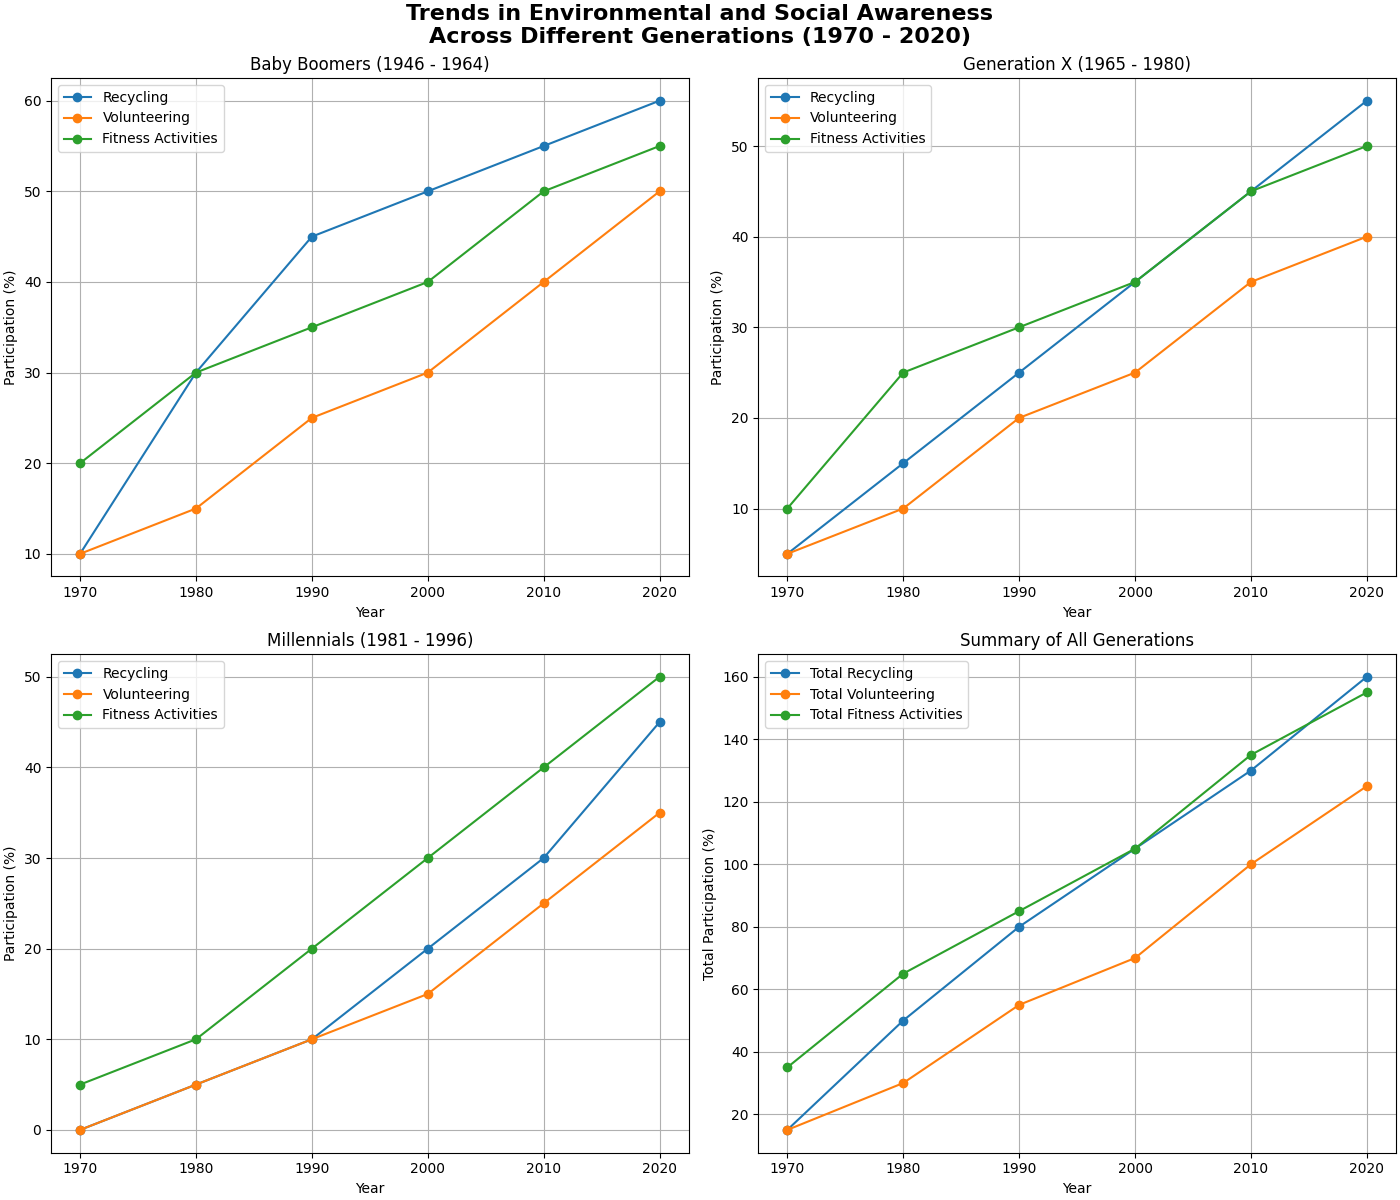

This figure's Python source:
import matplotlib.pyplot as plt
import numpy as np

# Define the years
years = np.arange(1970, 2021, 10)

# Participation percentages (in %)
# Data for Baby Boomers
recycling_boomers = [10, 30, 45, 50, 55, 60]
volunteering_boomers = [10, 15, 25, 30, 40, 50]
fitness_boomers = [20, 30, 35, 40, 50, 55]

# Data for Generation X
recycling_genx = [5, 15, 25, 35, 45, 55]
volunteering_genx = [5, 10, 20, 25, 35, 40]
fitness_genx = [10, 25, 30, 35, 45, 50]

# Data for Millennials
recycling_millennials = [0, 5, 10, 20, 30, 45]
volunteering_millennials = [0, 5, 10, 15, 25, 35]
fitness_millennials = [5, 10, 20, 30, 40, 50]

fig, axs = plt.subplots(2, 2, figsize=(14, 12), constrained_layout=True)

# Line plots for each generation
axs[0, 0].plot(years, recycling_boomers, label='Recycling', marker='o')
axs[0, 0].plot(years, volunteering_boomers, label='Volunteering', marker='o')
axs[0, 0].plot(years, fitness_boomers, label='Fitness Activities', marker='o')
axs[0, 0].set_title('Baby Boomers (1946 - 1964)')
axs[0, 0].set_xlabel('Year')
axs[0, 0].set_ylabel('Participation (%)')
axs[0, 0].legend()
axs[0, 0].grid(True)

axs[0, 1].plot(years, recycling_genx, label='Recycling', marker='o')
axs[0, 1].plot(years, volunteering_genx, label='Volunteering', marker='o')
axs[0, 1].plot(years, fitness_genx, label='Fitness Activities', marker='o')
axs[0, 1].set_title('Generation X (1965 - 1980)')
axs[0, 1].set_xlabel('Year')
axs[0, 1].set_ylabel('Participation (%)')
axs[0, 1].legend()
axs[0, 1].grid(True)

axs[1, 0].plot(years, recycling_millennials, label='Recycling', marker='o')
axs[1, 0].plot(years, volunteering_millennials, label='Volunteering', marker='o')
axs[1, 0].plot(years, fitness_millennials, label='Fitness Activities', marker='o')
axs[1, 0].set_title('Millennials (1981 - 1996)')
axs[1, 0].set_xlabel('Year')
axs[1, 0].set_ylabel('Participation (%)')
axs[1, 0].legend()
axs[1, 0].grid(True)

# Summary plot
axs[1, 1].plot(years, np.array(recycling_boomers) + np.array(recycling_genx) + np.array(recycling_millennials), 
               label='Total Recycling', marker='o')
axs[1, 1].plot(years, np.array(volunteering_boomers) + np.array(volunteering_genx) + np.array(volunteering_millennials), 
               label='Total Volunteering', marker='o')
axs[1, 1].plot(years, np.array(fitness_boomers) + np.array(fitness_genx) + np.array(fitness_millennials), 
               label='Total Fitness Activities', marker='o')
axs[1, 1].set_title('Summary of All Generations')
axs[1, 1].set_xlabel('Year')
axs[1, 1].set_ylabel('Total Participation (%)')
axs[1, 1].legend()
axs[1, 1].grid(True)

# Main title
fig.suptitle('Trends in Environmental and Social Awareness\nAcross Different Generations (1970 - 2020)', weight='bold', size=16)

# Show plot
plt.show()
